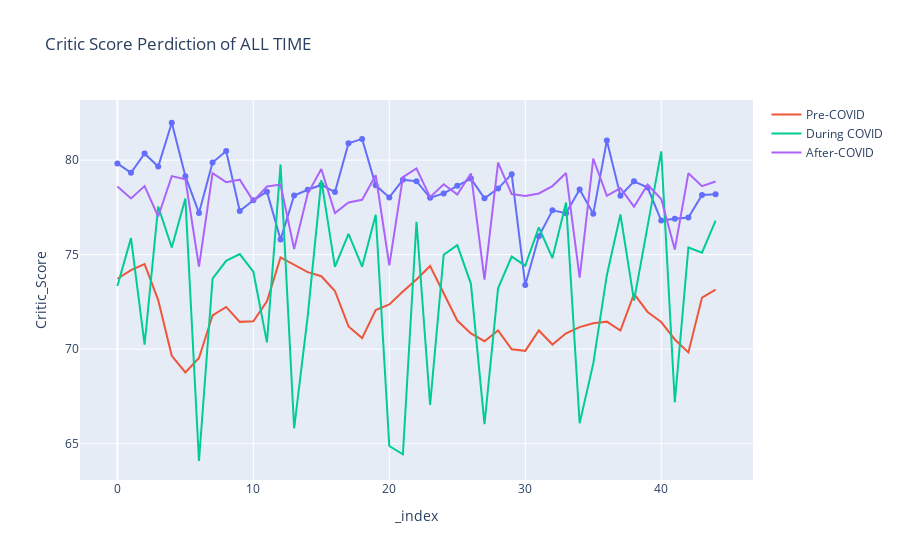

Write notebook code for a chart like this one.
### Code cell
forecastall = forecastall.reset_index()
forecastaftercovid = forecastaftercovid.reset_index()
forecastcovid=forecastcovid.reset_index()
forecastprecovid=forecastprecovid.reset_index()

fig_all_perdict = px.line(forecastall, x=forecastall.index, y="Critic_Score", title='Critic Score Perdiction of ALL TIME',markers=True)
fig_all_perdict.add_trace(go.Scatter(x=forecastprecovid.index, y=forecastprecovid["Critic_Score"], name='Pre-COVID'))
fig_all_perdict.add_trace(go.Scatter(x=forecastcovid.index, y=forecastcovid["Critic_Score"], name='During COVID'))
fig_all_perdict.add_trace(go.Scatter(x=forecastaftercovid.index, y=forecastaftercovid["Critic_Score"], name='After-COVID'))
fig_all_perdict.update_traces(textposition="bottom right")
fig_all_perdict.show()

### Figure 1 — Plotly figure (JSON) as saved in the notebook; plotly's stock layout.template omitted (floating-point values rounded to 4 significant figures)
{"data": [{"hovertemplate": "_index=%{x}<br>Critic_Score=%{y}<extra></extra>", "legendgroup": "", "line": {"color": "#636efa", "dash": "solid"}, "marker": {"symbol": "circle"}, "mode": "markers+lines", "name": "", "orientation": "v", "showlegend": false, "textposition": "bottom right", "type": "scatter", "x": [0, 1, 2, 3, 4, 5, 6, 7, 8, 9, 10, 11, 12, 13, 14, 15, 16, 17, 18, 19, 20, 21, 22, 23, 24, 25, 26, 27, 28, 29, 30, 31, 32, 33, 34, 35, 36, 37, 38, 39, 40, 41, 42, 43, 44], "xaxis": "x", "y": [79.83, 79.33, 80.35, 79.66, 81.98, 79.15, 77.21, 79.88, 80.48, 77.3, 77.88, 78.33, 75.8, 78.12, 78.43, 78.69, 78.31, 80.89, 81.12, 78.67, 78.03, 78.96, 78.88, 78.01, 78.24, 78.64, 79.02, 77.98, 78.49, 79.26, 73.39, 75.97, 77.34, 77.2, 78.45, 77.16, 81.03, 78.12, 78.88, 78.55, 76.8, 76.9, 76.96, 78.16, 78.19], "yaxis": "y"}, {"name": "Pre-COVID", "textposition": "bottom right", "type": "scatter", "x": [0, 1, 2, 3, 4, 5, 6, 7, 8, 9, 10, 11, 12, 13, 14, 15, 16, 17, 18, 19, 20, 21, 22, 23, 24, 25, 26, 27, 28, 29, 30, 31, 32, 33, 34, 35, 36, 37, 38, 39, 40, 41, 42, 43, 44], "y": [73.72, 74.18, 74.5, 72.6, 69.65, 68.77, 69.53, 71.79, 72.23, 71.44, 71.48, 72.53, 74.85, 74.47, 74.07, 73.86, 73.08, 71.2, 70.58, 72.06, 72.37, 73.04, 73.69, 74.4, 72.96, 71.51, 70.83, 70.42, 70.99, 69.99, 69.91, 70.99, 70.24, 70.84, 71.17, 71.37, 71.45, 70.98, 72.92, 71.97, 71.43, 70.51, 69.83, 72.73, 73.14]}, {"name": "During COVID", "textposition": "bottom right", "type": "scatter", "x": [0, 1, 2, 3, 4, 5, 6, 7, 8, 9, 10, 11, 12, 13, 14, 15, 16, 17, 18, 19, 20, 21, 22, 23, 24, 25, 26, 27, 28, 29, 30, 31, 32, 33, 34, 35, 36, 37, 38, 39, 40, 41, 42, 43, 44], "y": [73.34, 75.87, 70.24, 77.55, 75.38, 77.97, 64.08, 73.73, 74.67, 75.03, 74.09, 70.36, 79.77, 65.81, 71.76, 78.94, 74.35, 76.09, 74.36, 77.11, 64.87, 64.43, 76.74, 67.04, 74.99, 75.5, 73.47, 66.03, 73.22, 74.89, 74.41, 76.45, 74.82, 77.75, 66.08, 69.23, 73.91, 77.12, 72.57, 76.52, 80.46, 67.19, 75.38, 75.11, 76.8]}, {"name": "After-COVID", "textposition": "bottom right", "type": "scatter", "x": [0, 1, 2, 3, 4, 5, 6, 7, 8, 9, 10, 11, 12, 13, 14, 15, 16, 17, 18, 19, 20, 21, 22, 23, 24, 25, 26, 27, 28, 29, 30, 31, 32, 33, 34, 35, 36, 37, 38, 39, 40, 41, 42, 43, 44], "y": [78.61, 77.97, 78.63, 77.02, 79.15, 78.99, 74.36, 79.31, 78.83, 78.97, 77.83, 78.6, 78.71, 75.29, 78.23, 79.53, 77.2, 77.76, 77.9, 79.2, 74.43, 79.1, 79.56, 78.04, 78.73, 78.18, 79.29, 73.68, 79.87, 78.2, 78.1, 78.24, 78.63, 79.32, 73.78, 80.08, 78.11, 78.52, 77.54, 78.7, 77.94, 75.27, 79.31, 78.62, 78.87]}], "layout": {"legend": {"tracegroupgap": 0}, "title": {"text": "Critic Score Perdiction of ALL TIME"}, "xaxis": {"anchor": "y", "domain": [0, 1], "title": {"text": "_index"}}, "yaxis": {"anchor": "x", "domain": [0, 1], "title": {"text": "Critic_Score"}}}}
